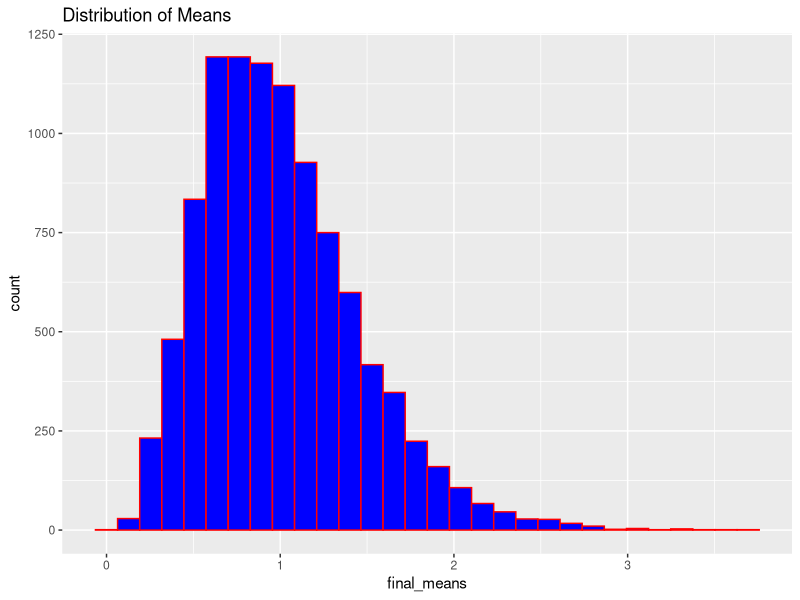
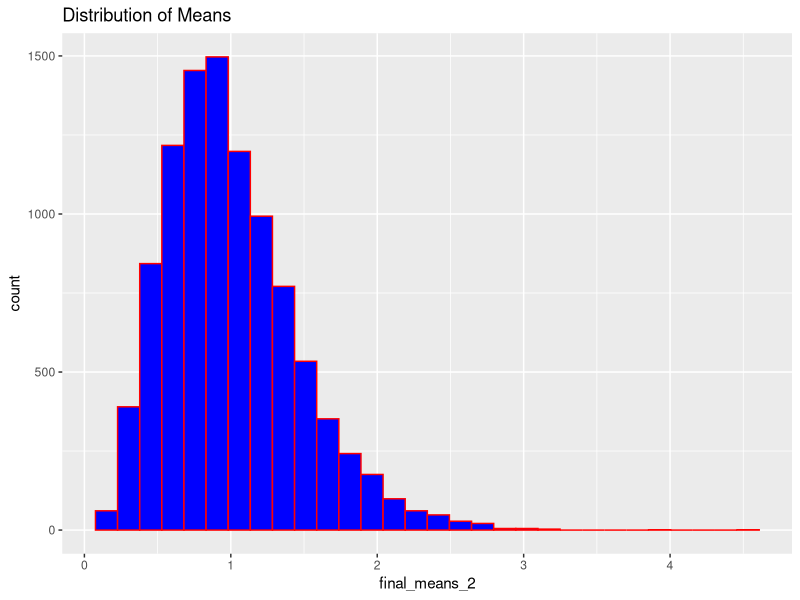
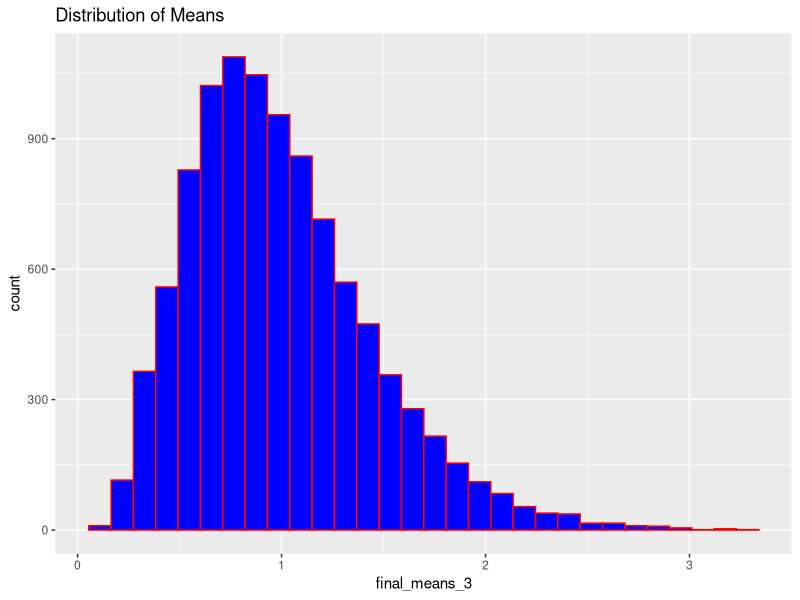
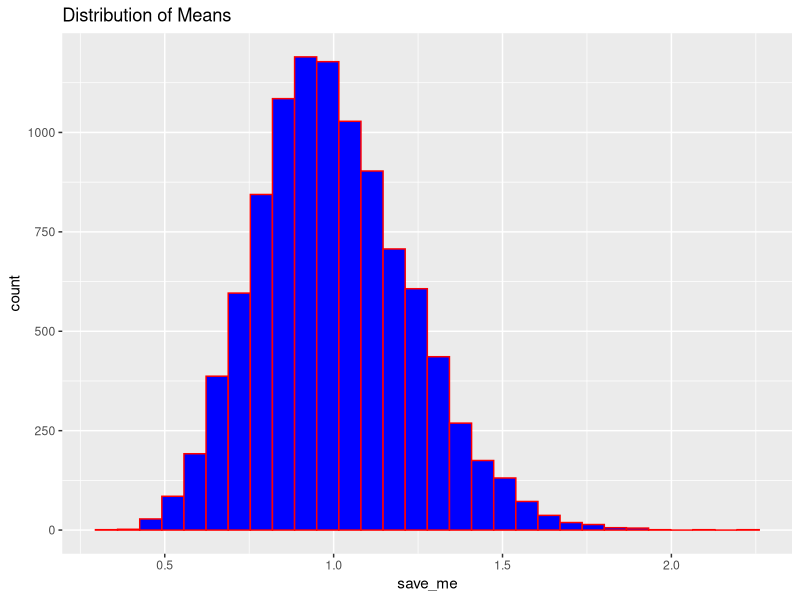

The R source for these figures, in order:
#####Problem 1:
#Copy paste and run the tribble given below.
library(tidyverse)
tribble( ~x, ~y, ~w, ~z,
         210,   300,   220,   180,
         102,   100,   119,   187,
         176,   175,   188,   173,
         87,    95,   91,     94,
         202,   210,  234,    218,
         110,   122,  131,    128,
) -> dt
dt

## 1a) Use and show a map function to find the “mean” of each column of the dt data table
map_dbl(dt, mean)

## 1b) Use and show a map function to find the “standard deviation” of each column of the dt data table.
map_dbl(dt, sd)

## 1c) Use and show a map function that will calculate the “square root” of each value of each column of the data table dt.
map_df(dt, sqrt)

## 1d) Use and show a map function that will calculate the “square root” of each value of each column of the data table dt.
summary(dt)


##### Problem 2: 
myfunction <- function(){
  s_means <- numeric(10000)
  for(i in seq_len(10000)) {
    s <- rexp(5, rate = 1)
    s_means[i] <- mean(s)
  }
  return(s_means)
} 
final_means <- myfunction()
ggplot(data=data.frame(final_means), aes(x=final_means))+
  geom_histogram(color = "red", fill = "blue")+
  labs(title = "Distribution of Means") 


## 2a) Repeat part 1 by using a map_*() function
map_function <- function(){
  s_means <- map_dbl(1:10000, ~mean(rexp(5, rate = 1)))
  return(s_means)
}  
final_means_2 <- map_function()

ggplot(data=data.frame(final_means_2), aes(x=final_means_2))+
  geom_histogram(color="red", fill = "blue")+
  labs(title = "Distribution of Means")

## 2b) Repeat part 1 by using the replicate() function
replicate_function <- function(){
  s_means <- replicate(10000, mean(rexp(5, rate = 1)))
  return(s_means)
} 
final_means_3 <- replicate_function() 

ggplot(data=data.frame(final_means_3), aes(x=final_means_3))+
  geom_histogram(color="red", fill = "blue")+
  labs(title = "Distribution of Means")

## 2c) Use a another for loop that will print out plots for sample sizes of 5, 10, and 20 observations (instead of just 5).
new_numbers <- c(5,10,20)
more_means <- function(new_numbers,n_iterations=10000) {
  s_means <- numeric(n_iterations)
  for(i in 1:n_iterations){
    s <- rexp(new_numbers, rate = 1)
    s_means[i] <- mean(s)
  }
  return(s_means)
} 
for (size in new_numbers)
  save_me <-more_means(size)
ggplot(data=data.frame(save_me), aes(x=save_me))+
  geom_histogram(color = "red", fill = "blue")+
  labs(title = "Distribution of Means") 
    
#Problem 3:

data(mtcars)

# Initialize an output vector to store standard deviation values
output <- vector("double", ncol(mtcars))

# Loop each column mtcars 
for (i in seq_along(mtcars)) {
  # Calculate sd and store 
  output[i] <- sd(mtcars[[i]])
}

# Print sd for column
output

